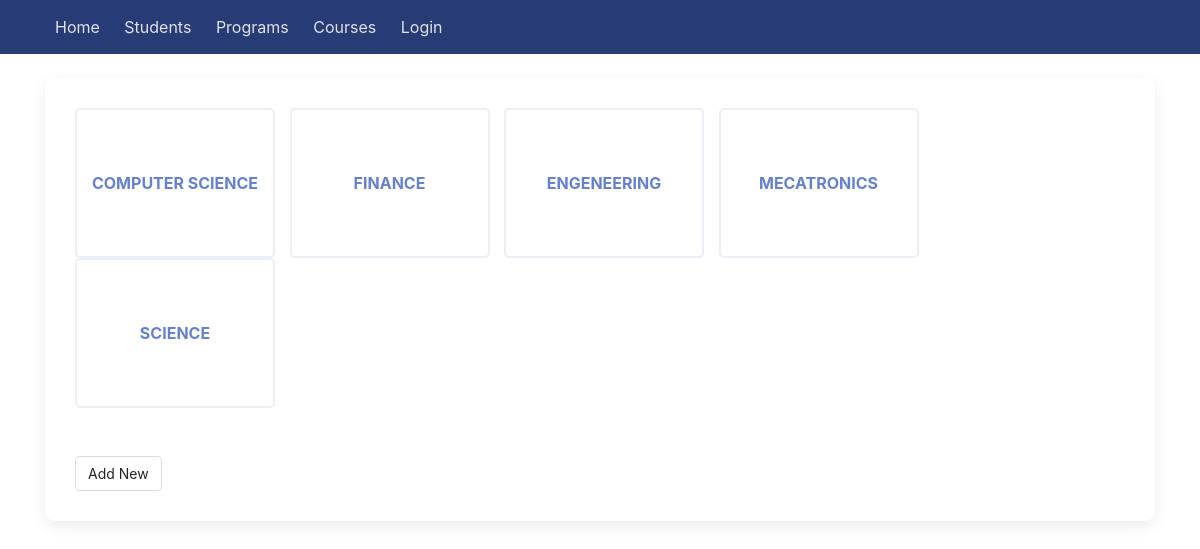
Screenshot of /programs/ with the database file from the repository.
### sems/models.py (models this page shows)
class Program(models.Model):
    name = models.CharField(max_length=200)
    summary = models.CharField(max_length=600, null=True, blank=True)
    def __str__(self):
        return self.name

### sems/views.py (the view)
# urls.py: path('programs/', views.programs_view, name='programs'),
def programs_view(request):
    programs = Program.objects.all()
    return render (
        request,
        'programs_list.html',
        {'programs': programs},
    )

### sems/templates/programs_list.html
{% extends 'base_generic.html' %}
{% block content %}
<div class="shadow-box">
{% if programs %}
    {% for p in programs %}
    <a href="{% url 'program_single' pk=p.pk %}" class="box">
        {{ p }}
    </a>
    {% endfor %}
    <br/><br/><br/>
        <a href="#" class="btn btn-primary">Add New</a>
{% else %}
<p>There are no programs available</p>
{% endif %}
</div>
{% endblock %}

### sems/static/css/main.css (style rules this page uses)
* { --main-color: #273c75; }
body { background-color: #fff; }
.shadow-box { box-shadow: 0 5px 15px rgba(0,0,0,0.08); background-color: #fff; padding: 30px; border-radius: 10px; }
.box { margin-right: 10px; display: inline-flex; justify-content: center; align-items: center; flex-direction: column; width: 200px; max-height: 150px; min-height: 150px; border: 1px solid #f2f2f2; border-radius: 5px; background-color: #fff; padding: 10px; text-align: center; border: 2px solid #eceff9; transition: 250ms ease; }
.box { color: #6681cc; text-transform: uppercase; font-weight: bold; }
.btn { border: none; text-transform: capitalize; font-size: 14px; font-weight: normal; }
.btn-primary { background-color: var(--main-color); background-color: #fff; color: unset; border: 1px solid #ddd; }

### rows the page displays
Program: name "COMPUTER SCIENCE"
Program: name "FINANCE"
Program: name "ENGENEERING"
Program: name "MECATRONICS"
Program: name "SCIENCE"
